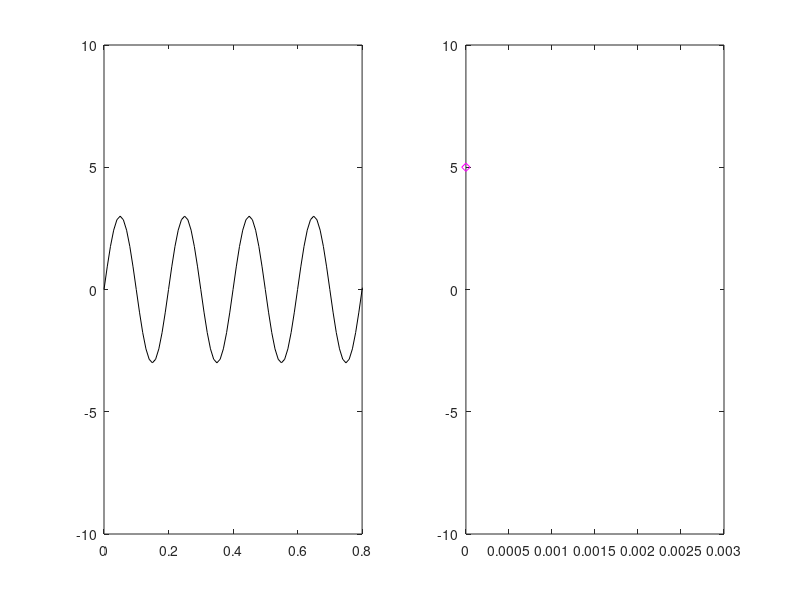

Here is the MATLAB script that generated this plot:
t=0:0.01:1;
x1=3*sin(2*pi*5*t);
x2=5*cos(2*pi*1000*t);
subplot(1,2,1);
plot(t,x1,'k-');
axis([0 4*0.2 -10 +10]);


subplot(1,2,2);
plot(t,x2,'md');
axis([0 3*0.001 -10 +10]);